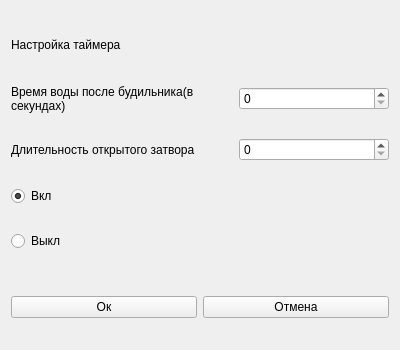
<?xml version="1.0" encoding="UTF-8"?>
<ui version="4.0">
 <class>WgWater</class>
 <widget class="QWidget" name="WgWater">
  <property name="geometry">
   <rect>
    <x>0</x>
    <y>0</y>
    <width>400</width>
    <height>350</height>
   </rect>
  </property>
  <property name="windowTitle">
   <string>Настройка водной сигнализации</string>
  </property>
  <layout class="QVBoxLayout" name="verticalLayout">
   <item>
    <widget class="QLabel" name="label_2">
     <property name="maximumSize">
      <size>
       <width>16777215</width>
       <height>30</height>
      </size>
     </property>
     <property name="text">
      <string>Настройка таймера</string>
     </property>
    </widget>
   </item>
   <item>
    <layout class="QHBoxLayout" name="horizontalLayout_2">
     <item>
      <widget class="QLabel" name="label_3">
       <property name="text">
        <string>Время воды после будильника(в секундах)</string>
       </property>
       <property name="wordWrap">
        <bool>true</bool>
       </property>
      </widget>
     </item>
     <item>
      <widget class="QSpinBox" name="spinBox40">
       <property name="maximumSize">
        <size>
         <width>150</width>
         <height>16777215</height>
        </size>
       </property>
      </widget>
     </item>
    </layout>
   </item>
   <item>
    <layout class="QHBoxLayout" name="horizontalLayout_3">
     <item>
      <widget class="QLabel" name="label_4">
       <property name="text">
        <string>Длительность открытого затвора</string>
       </property>
       <property name="wordWrap">
        <bool>true</bool>
       </property>
      </widget>
     </item>
     <item>
      <widget class="QSpinBox" name="spinBox41">
       <property name="maximumSize">
        <size>
         <width>150</width>
         <height>16777215</height>
        </size>
       </property>
      </widget>
     </item>
    </layout>
   </item>
   <item>
    <widget class="QRadioButton" name="radioOn">
     <property name="text">
      <string>Вкл</string>
     </property>
     <property name="checked">
      <bool>true</bool>
     </property>
    </widget>
   </item>
   <item>
    <widget class="QRadioButton" name="radioOff">
     <property name="text">
      <string>Выкл</string>
     </property>
    </widget>
   </item>
   <item>
    <layout class="QHBoxLayout" name="horizontalLayout">
     <property name="topMargin">
      <number>20</number>
     </property>
     <item>
      <widget class="QPushButton" name="pbOk">
       <property name="text">
        <string>Ок</string>
       </property>
      </widget>
     </item>
     <item>
      <widget class="QPushButton" name="pbCancel">
       <property name="text">
        <string>Отмена</string>
       </property>
      </widget>
     </item>
    </layout>
   </item>
  </layout>
 </widget>
 <resources/>
 <connections/>
</ui>
